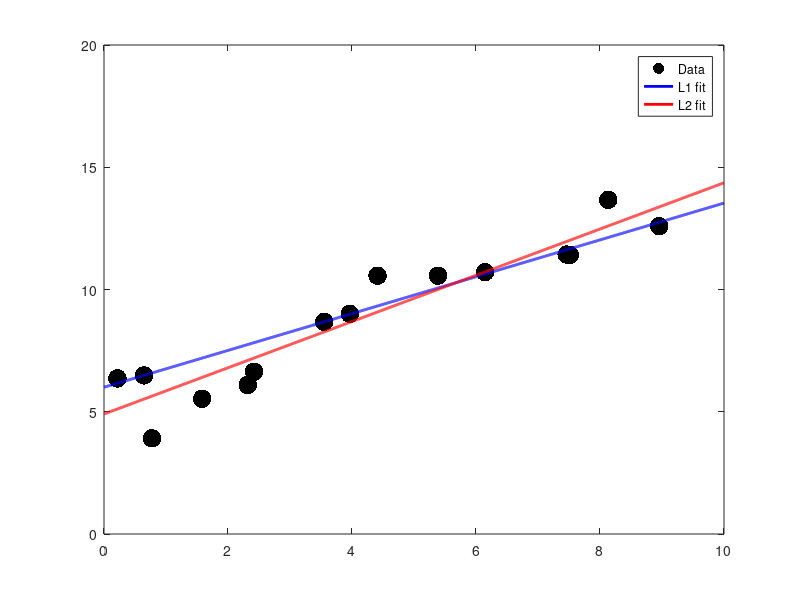

Here is the MATLAB script that generated this plot: (Note: this script raises an error after producing the figure.)
clc
clear
close all

printfigure = 0;

xd_1 = sort(rand(15,1)*10);
yd_1 = 5 + xd_1 + randn(length(xd_1),1);

f1 = @(p,x,y) sum(abs(p(1)*x+p(2)-y));
fun1 = @(p)f1(p,xd_1,yd_1);

f2 = @(p,x,y) (p(1)*x+p(2)-y)'*(p(1)*x+p(2)-y);
fun2 = @(p)f2(p,xd_1,yd_1);

p1_1 = fminsearch(fun1,[1,1]);
p2_1 = fminsearch(fun2,[1,1]);

x = 0 : 0.001 : 10;
y1_1 = p1_1(1) * x + p1_1(2);
y2_1 = p2_1(1) * x + p2_1(2);

plot(xd_1,yd_1,'k.','Markersize',40)
hold on
plot(x,y1_1,'b-','LineWidth',2)
hold on
plot(x,y2_1,'r-','LineWidth',2)
legend('Data','L1 fit','L2 fit')
xlim([0 10])
ylim([0 20])
setplt('Data Fitting 1','$x$','$y$','Data_Fitting_1',printfigure)

xd_2 = [xd_1 ; 1 ; 9];
yd_2 = [yd_1 ; 18 ; 2];

fun1 = @(p)f1(p,xd_2,yd_2);
fun2 = @(p)f2(p,xd_2,yd_2);

p1_2 = fminsearch(fun1,[1,1]);
p2_2 = fminsearch(fun2,[1,1]);

y1_2 = p1_2(1) * x + p1_2(2);
y2_2 = p2_2(1) * x + p2_2(2);

figure
plot(xd_2,yd_2,'k.','Markersize',40)
hold on
plot(x,y1_2,'b-','LineWidth',2)
hold on
plot(x,y2_2,'r-','LineWidth',2)
legend('Data','L1 fit','L2 fit')
xlim([0 10])
ylim([0 20])
setplt('Data Fitting 2','$x$','$y$','Data_Fitting_2',printfigure)


